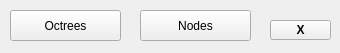
<?xml version="1.0" encoding="UTF-8"?>
<ui version="4.0">
 <class>TemporalSeriesPluginInterface</class>
 <widget class="QDialog" name="TemporalSeriesPluginInterface">
  <property name="geometry">
   <rect>
    <x>0</x>
    <y>0</y>
    <width>340</width>
    <height>53</height>
   </rect>
  </property>
  <property name="windowTitle">
   <string>TemporalSeriesPluginInterface</string>
  </property>
  <widget class="QToolButton" name="toolButton">
   <property name="geometry">
    <rect>
     <x>10</x>
     <y>10</y>
     <width>111</width>
     <height>31</height>
    </rect>
   </property>
   <property name="text">
    <string>Octrees</string>
   </property>
   <property name="checkable">
    <bool>true</bool>
   </property>
  </widget>
  <widget class="QToolButton" name="toolButton_2">
   <property name="geometry">
    <rect>
     <x>140</x>
     <y>10</y>
     <width>111</width>
     <height>31</height>
    </rect>
   </property>
   <property name="text">
    <string>Nodes</string>
   </property>
   <property name="checkable">
    <bool>true</bool>
   </property>
  </widget>
  <widget class="QToolButton" name="toolButton_3">
   <property name="geometry">
    <rect>
     <x>270</x>
     <y>20</y>
     <width>61</width>
     <height>20</height>
    </rect>
   </property>
   <property name="font">
    <font>
     <bold>true</bold>
    </font>
   </property>
   <property name="text">
    <string>X</string>
   </property>
   <property name="checkable">
    <bool>true</bool>
   </property>
  </widget>
 </widget>
 <resources/>
 <connections/>
</ui>
